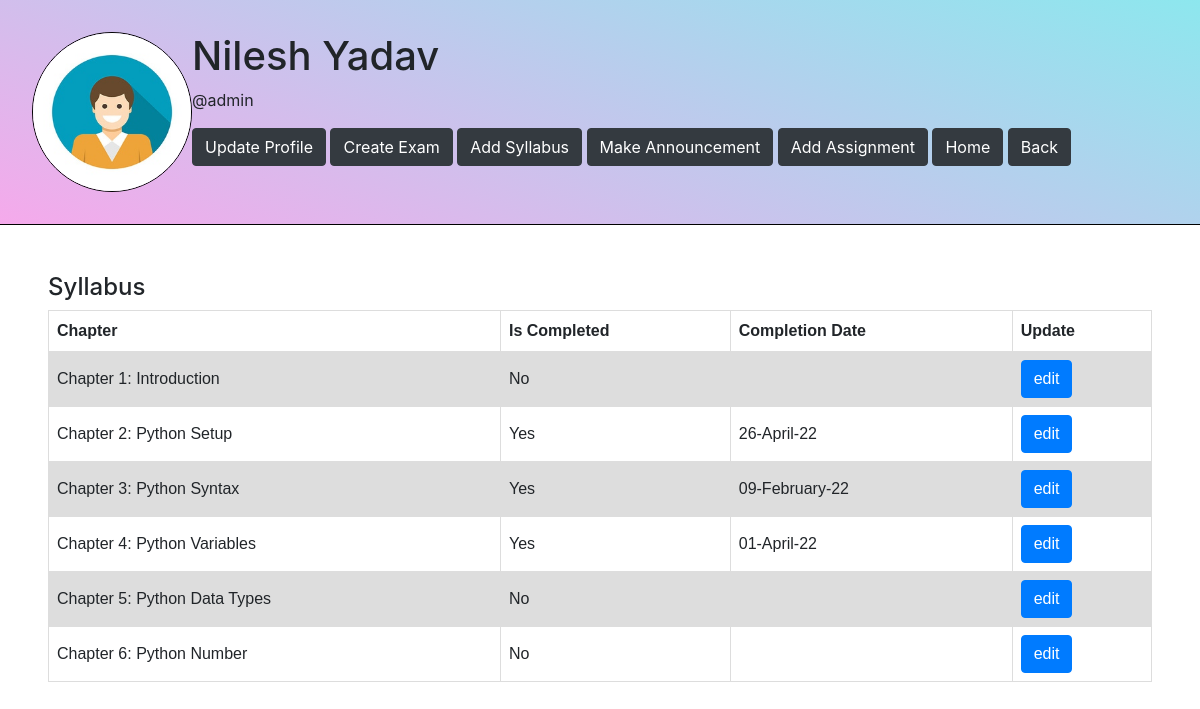
The page /syllabus/update-list (signed in) on the database its author committed.
### users/models.py (models this page shows, shortened)
class Profile(models.Model):
    user = models.OneToOneField(User, on_delete=models.CASCADE)
    image = models.ImageField(default='default.jpg', upload_to='profile_pics')

### classroom/models.py (models this page shows, shortened)
class Curriculum(models.Model):
    chapter = models.CharField(max_length=200)
    subject = models.ForeignKey(Subject, on_delete=models.CASCADE, related_name='curriculums')
    is_complete = models.BooleanField(default=False)
    completion_date = models.DateTimeField(null=True,blank=True)

### syllabus/views.py (the view)
# urls.py: path('update-list', views.update_list, name='update-syllabus-list'),
def update_list(request):
    teacher = request.user.teacher
    subject = teacher.subject
    syllabus_qs = Curriculum.objects.filter(subject = subject)
    context = {
        'teacher': teacher,
        'subject':subject,
        'syllabus_qs': syllabus_qs,
    }
    return render (request, 'syllabus/update-list.html', context)

### syllabus/templates/syllabus/update-list.html (shortened to what this page needs)
{% extends 'users/teacher_base.html' %}
{% load static %}
{% block content %}
<div class="dashboard">
    <h4>Syllabus</h4>
    <table>
        <tr>
            <th>Chapter</th>
            <th>Is Completed</th>
            <th>Completion Date</th>
            <th>Update</th>
        </tr>
        {% for syllabus in syllabus_qs %}
        <tr>
            <td>{{syllabus.chapter}}</td>
            {% if syllabus.is_complete %}
            <td>Yes</td>
            {% else %}
            <td>No</td>
            {% endif %}
            <td>{{syllabus.completion_date | date:'d-F-y' }}</td>
            <td><a href='{% url "update-syllabus" syllabus.pk %}' class="btn btn-primary text-white">edit</a></td>
        </tr>
        {% endfor %}
    </table>
</div>
{% endblock content %}

### users/templates/users/teacher_base.html (shortened to what this page needs)
{% load static %}
<!DOCTYPE html>
<html lang="en">
<head>
    <link rel="stylesheet" href="https://stackpath.bootstrapcdn.com/bootstrap/4.3.1/css/bootstrap.min.css">
    <link rel="stylesheet" href="{% static 'users/teacher_dashboard.css'%}">
</head>
<body>
    <div class="user-info">
        <div class="profile-pic">
          <img class="img-fluid" src="{{user.profile.image.url}}" alt="notfound">
        </div>
        <div class="user-info-items">
          <h1>{{user.get_full_name | title }}</h1>
          <p>@{{user}}</p>
          <a class="btn btn-dark text-white" href="/user/updateprofile/">Update Profile</a>
          <a class="btn btn-dark text-white" href="/{{user.teacher.subject.name}}/exam/create-exam">Create Exam</a>
          <a class="btn btn-dark text-white" href="{% url 'create-syllabus' %}">Add Syllabus</a>
          <a class="btn btn-dark text-white" href="{% url 'create-announcement' %}">Make Announcement</a>
          <a class="btn btn-dark text-white" href="{% url 'assignment-create'%}">Add Assignment</a>
          <a class="btn btn-dark text-white" href="/">Home</a>
          <button class="btn btn-dark text-white"  onclick="history.back()">Back</button>
        </div>
    </div>
    <div class="content-block">
        {% block content %}{% endblock content %}
    </div>
</body>
</html>

### classroom/static/users/teacher_dashboard.css (style rules this page uses)
* { box-sizing: border-box; }
body, html { padding: 0; margin: 0; }
table { font-family: arial, sans-serif; border-collapse: collapse; width: 100%; }
td, th { border: 1px solid #dddddd; text-align: left; padding: 8px; }
tr:nth-child(even) { background-color: #dddddd; }
.dashboard { margin:3rem; }
.user-info { border-bottom:1px solid black; display: flex; padding: 2rem; background: linear-gradient(20deg, rgba(241, 134, 227, 0.705), #8de7ee); margin: 0px; }
.profile-pic img { height: 10rem; width: 10rem; border-radius: 50%; border: 1px black solid; }

### rows shown on the page
Curriculum: chapter "Chapter 1: Introduction", is_complete "No"
Curriculum: chapter "Chapter 2: Python Setup", is_complete "Yes", completion_date "26-April-22"
Curriculum: chapter "Chapter 3: Python Syntax", is_complete "Yes", completion_date "09-February-22"
Curriculum: chapter "Chapter 4: Python Variables", is_complete "Yes", completion_date "01-April-22"
Curriculum: chapter "Chapter 5: Python Data Types", is_complete "No"
Curriculum: chapter "Chapter 6: Python Number", is_complete "No"

### other values the page prints
{{ user.get_full_name | title }} "Nilesh Yadav"
{{ user }} "admin"
